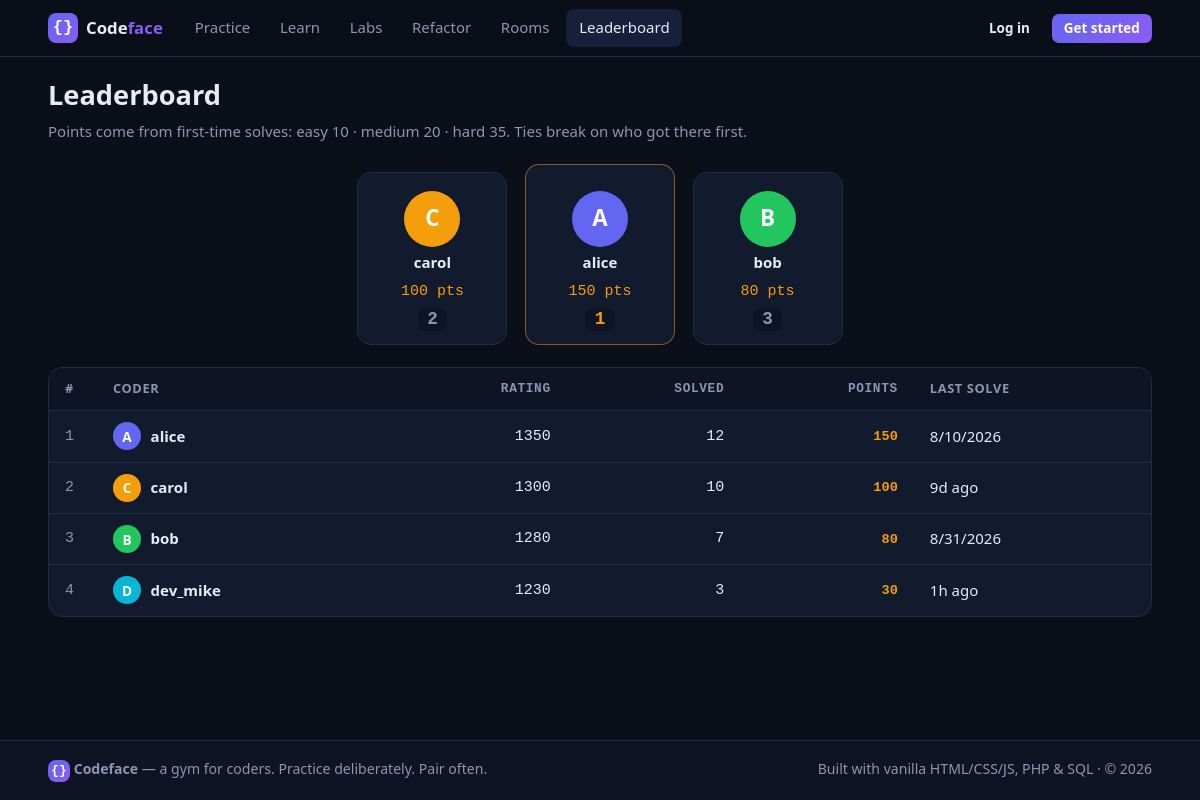
/frontend/leaderboard.php, run on the app's committed database.
### tables this page shows
CREATE TABLE users (
  id            INTEGER PRIMARY KEY AUTOINCREMENT,
  username      TEXT NOT NULL UNIQUE,
  email         TEXT NOT NULL UNIQUE,
  password_hash TEXT NOT NULL,
  display_name  TEXT NOT NULL DEFAULT '',
  bio           TEXT NOT NULL DEFAULT '',
  avatar        TEXT NULL,             -- uploaded profile photo filename (data/avatars/), NULL = initials
  avatar_color  TEXT NOT NULL DEFAULT '#6366f1',
  rating        INTEGER NOT NULL DEFAULT 1200,
  is_admin      INTEGER NOT NULL DEFAULT 0,
  created_at    TEXT NOT NULL DEFAULT (datetime('now')),
  last_seen     TEXT
);

### backend/config/config.php (called while the page is built)
<?php
return [
    'app' => [
        'name'    => 'Codeface',
        'tagline' => 'A gym for coders',
    ],
    'db' => [
        'driver'      => getenv('CODEFACE_DB_DRIVER') ?: 'sqlite',
        'sqlite_path' => getenv('CODEFACE_SQLITE') ?: __DIR__ . '/../../database/data/codeface.sqlite',
        'mysql'       => [
            'host'    => getenv('CODEFACE_DB_HOST') ?: '127.0.0.1',
            'port'    => getenv('CODEFACE_DB_PORT') ?: '3306',
            'name'    => getenv('CODEFACE_DB_NAME') ?: 'codeface',
            'user'    => getenv('CODEFACE_DB_USER') ?: 'root',
            'pass'    => getenv('CODEFACE_DB_PASS') !== false ? getenv('CODEFACE_DB_PASS') : '',
            'charset' => 'utf8mb4',
        ],
    ],
    'smtp' => [
        'host'      => getenv('CODEFACE_SMTP_HOST') ?: 'smtp.gmail.com',
        'port'      => (int)(getenv('CODEFACE_SMTP_PORT') ?: 587),
        'secure'    => getenv('CODEFACE_SMTP_SECURE') ?: 'tls',
        'user'      => getenv('CODEFACE_SMTP_USER') ?: '',
        'pass'      => getenv('CODEFACE_SMTP_PASS') ?: '',
        'from'      => getenv('CODEFACE_SMTP_FROM') ?: (getenv('CODEFACE_SMTP_USER') ?: 'no-reply@codeface.local'),
        'from_name' => 'Codeface',
    ],
    'sse' => [
        'enabled'     => true,
        'max_seconds' => 50,
        'tick_ms'     => 600,
    ],
];

### backend/lib/bootstrap.php (called while the page is built, shortened)
<?php
$config = require __DIR__ . '/../config/config.php';
require __DIR__ . '/helpers.php';
require __DIR__ . '/db.php';
require __DIR__ . '/auth.php';

### backend/lib/db.php (called while the page is built, shortened)
<?php
function db(): PDO {
    static $pdo = null;
    global $config;
    require_once __DIR__ . '/content_seed.php';
    $cfg    = $config['db'];
    $driver = $cfg['driver'];
    if ($driver === 'mysql') {
        $m = $cfg['mysql'];
        $pdo = new PDO(
            "mysql:host={$m['host']};port={$m['port']};charset={$m['charset']}",
            $m['user'],
            $m['pass'],
            [
                PDO::ATTR_ERRMODE            => PDO::ERRMODE_EXCEPTION,
                PDO::ATTR_DEFAULT_FETCH_MODE => PDO::FETCH_ASSOC,
                PDO::ATTR_EMULATE_PREPARES   => false,
            ]
        );
        $dbName = preg_replace('/[^A-Za-z0-9_]/', '', (string)($m['name'] ?? 'codeface')) ?: 'codeface';
        $pdo->exec("CREATE DATABASE IF NOT EXISTS `{$dbName}` CHARACTER SET utf8mb4 COLLATE utf8mb4_unicode_ci");
        $pdo->exec("USE `{$dbName}`");
        $hasUsers = (bool)$pdo->query("SHOW TABLES LIKE 'users'")->fetch();
        if (!$hasUsers) {
            db_run_sql_file($pdo, __DIR__ . '/../../database/schema.mysql.sql');
            seed_database($pdo);
        } else {
            seed_database_if_empty($pdo);
        }
    } else {
        $path  = $cfg['sqlite_path'];
        $fresh = !file_exists($path) || filesize($path) === 0;
        $pdo = new PDO('sqlite:' . $path, null, null, [
            PDO::ATTR_ERRMODE            => PDO::ERRMODE_EXCEPTION,
            PDO::ATTR_DEFAULT_FETCH_MODE => PDO::FETCH_ASSOC,
        ]);
        $pdo->exec('PRAGMA journal_mode = WAL');
        $pdo->exec('PRAGMA foreign_keys = ON');
    }
    cf_migrate_and_seed($pdo);
    return $pdo;
}
function db_all(string $sql, array $params = []): array {
    $st = db()->prepare($sql);
    $st->execute($params);
    return $st->fetchAll();
}

### backend/lib/content_seed.php (called while the page is built, shortened)
<?php
function cf_meta_get(PDO $pdo, string $key): ?string {
    try {
        $row = $pdo->prepare('SELECT value FROM meta WHERE `key` = ?');
        $row->execute([$key]);
        $r = $row->fetch();
        return $r ? (string)$r['value'] : null;
    } catch (Throwable $e) {
        return null;
    }
}
function cf_migrate_and_seed(PDO $pdo): void {
    if ((int)(cf_meta_get($pdo, 'schema_version') ?? '0') >= CF_SCHEMA_VERSION) return;
}

### backend/lib/helpers.php (called while the page is built, shortened)
<?php
function e(?string $s): string {
    return htmlspecialchars((string)$s, ENT_QUOTES, 'UTF-8');
}

### backend/lib/auth.php (called while the page is built, shortened)
<?php
function current_user(): ?array {
    static $loaded = false, $user = null;
    if ($loaded) return $user;
    if (empty($_SESSION['uid'])) return null;
    $user = db_one(
        'SELECT id, username, email, display_name, bio, avatar, avatar_color, rating, is_admin, created_at, last_seen
         FROM users WHERE id = ?',
        [(int)$_SESSION['uid']]
    );
    return $user;
}

### frontend/leaderboard.php (the view, shortened to what this page needs)
<?php
require __DIR__ . '/../backend/lib/bootstrap.php';
$rows = db_all(
    'SELECT u.id, u.username, u.display_name, u.avatar_color, u.rating,
            COALESCE(t.pts, 0)    AS pts,
            COALESCE(t.solved, 0) AS solved,
            t.first_solve, t.last_solve
     FROM users u
     LEFT JOIN (
        SELECT x.user_id,
               SUM(p.points)        AS pts,
               COUNT(*)             AS solved,
               MIN(x.first_at)      AS first_solve,
               MAX(x.last_at)       AS last_solve
        FROM (
            SELECT user_id, problem_id, MIN(created_at) AS first_at, MAX(created_at) AS last_at
            FROM submissions WHERE status = \'pass\'
            GROUP BY user_id, problem_id
        ) x
        JOIN problems p ON p.id = x.problem_id
        GROUP BY x.user_id
     ) t ON t.user_id = u.id
     ORDER BY pts DESC, u.rating DESC, last_solve ASC, u.username ASC'
);
$me = current_user();
require __DIR__ . '/../backend/partials/head.php';
require __DIR__ . '/../backend/partials/header.php';
?>
<div class="container">
  <div class="page-head">
    <div>
      <h1>Leaderboard</h1>
      <p class="page-sub">Points come from first-time solves: easy 10 · medium 20 · hard 35. Ties break on who got there first.</p>
    </div>
  </div>
  <?php
  $top3 = array_slice($rows, 0, 3);
  $podiumOrder = [1, 0, 2];
  ?>
  <div class="podium">
    <?php foreach ($podiumOrder as $idx): if (!isset($top3[$idx])) continue; $u = $top3[$idx]; $rank = $idx + 1; ?>
      <a class="podium-slot rank-<?= $rank ?>" href="profile.php?u=<?= urlencode($u['username']) ?>">
        <span class="avatar lg" style="background:<?= e($u['avatar_color']) ?>"><?= e(strtoupper(substr($u['username'], 0, 1))) ?></span>
        <span class="podium-name"><?= e($u['username']) ?></span>
        <span class="podium-pts"><?= (int)$u['pts'] ?> pts</span>
        <span class="podium-rank"><?= $rank ?></span>
      </a>
    <?php endforeach; ?>
  </div>
  <div class="card table-card">
    <table class="lb-table">
      <thead>
        <tr><th>#</th><th>Coder</th><th class="num">Rating</th><th class="num">Solved</th><th class="num">Points</th><th>Last solve</th></tr>
      </thead>
      <tbody>
        <?php $rank = 0; foreach ($rows as $u): $rank++; ?>
        <tr class="<?= $me && $me['id'] === (int)$u['id'] ? 'me-row' : '' ?>">
          <td class="rank"><?= $rank ?></td>
          <td>
            <a class="user-cell" href="profile.php?u=<?= urlencode($u['username']) ?>">
              <span class="avatar" style="background:<?= e($u['avatar_color']) ?>"><?= e(strtoupper(substr($u['username'], 0, 1))) ?></span>
              <?= e($u['username']) ?>
            </a>
          </td>
          <td class="num"><?= (int)$u['rating'] ?></td>
          <td class="num"><?= (int)$u['solved'] ?></td>
          <td class="num pts"><?= (int)$u['pts'] ?></td>
          <td><?= $u['last_solve'] ? '<time data-ts="' . e($u['last_solve']) . '">' . e($u['last_solve']) . '</time>' : '<span class="muted">—</span>' ?></td>
        </tr>
        <?php endforeach; ?>
      </tbody>
    </table>
  </div>
</div>
<?php
require __DIR__ . '/../backend/partials/footer.php';
?>

### frontend/assets/css/app.css (style rules this page uses)
:root { --bg: #0b0f1a; --bg-2: #0e1424; --panel: #121a2e; --panel-2: #16203a; --border: #1f2b47; --border-2: #2a3a5f; --text: #e6ecf7; --muted: #8b96b3; --accent: #6366f1; --accent-2: #8b5cf6; --green: #22c55e; --red: #ef4444; --amber: #f59e0b; --cyan: #06b6d4; --mono: ui-monospace, SFMono-Regular, Menlo, Consolas, "Liberation Mono", monospace; --radius: 10px; --radius-lg: 14px; --shadow: 0 8px 30px rgba(2, 6, 18, .45); }
* { box-sizing: border-box; }
html, body { margin: 0; padding: 0; }
html { color-scheme: dark; }
body { background: var(--bg); color: var(--text); font: 15px/1.55 system-ui, -apple-system, "Segoe UI", Roboto, sans-serif; -webkit-font-smoothing: antialiased; display: flex; flex-direction: column; min-height: 100vh; }
a { color: var(--accent-2); text-decoration: none; }
h1, h2, h3, h4 { line-height: 1.2; margin: 0 0 .5rem; }
h1 { font-size: 1.7rem; }
.container { width: min(1120px, 92vw); margin: 0 auto; }
.avatar { display: inline-grid; place-items: center; flex: none; width: 28px; height: 28px; border-radius: 50%; color: #fff; font-weight: 700; font-size: .85rem; }
.avatar.lg { width: 56px; height: 56px; font-size: 1.4rem; }
.card { background: var(--panel); border: 1px solid var(--border); border-radius: var(--radius-lg); padding: 1.2rem; }
.page-head { display: flex; align-items: center; justify-content: space-between; gap: 1rem; margin-bottom: 1.3rem; }
.page-sub { color: var(--muted); margin: 0; }
.pts { color: var(--amber); font-family: var(--mono); font-size: .85rem; }
.podium { display: flex; gap: 1.1rem; justify-content: center; align-items: flex-end; margin: .6rem 0 1.4rem; }
.podium-slot { display: flex; flex-direction: column; align-items: center; gap: .3rem; background: var(--panel); border: 1px solid var(--border); border-radius: var(--radius-lg); padding: 1.1rem 1.6rem .8rem; color: var(--text); min-width: 150px; }
.podium-slot.rank-1 { order: 2; padding-top: 1.6rem; border-color: rgba(245,158,11,.5); }
.podium-slot.rank-2 { order: 1; }
.podium-slot.rank-3 { order: 3; }
.podium-name { font-weight: 700; }
.podium-pts { font-family: var(--mono); color: var(--amber); }
.podium-rank { font: 700 1.1rem var(--mono); color: var(--muted); background: var(--bg-2); border-radius: 8px; padding: .1rem .6rem; }
.podium-slot.rank-1 .podium-rank { color: var(--amber); }
.table-card { padding: 0; overflow: hidden; }
.lb-table { width: 100%; border-collapse: collapse; }
.lb-table th, .lb-table td { padding: .7rem 1rem; text-align: left; border-bottom: 1px solid var(--border); }
.lb-table th { background: var(--bg-2); color: var(--muted); font-size: .8rem; text-transform: uppercase; letter-spacing: .05em; }
.lb-table tr:last-child td { border-bottom: 0; }
.lb-table .num { text-align: right; font-family: var(--mono); }
.lb-table td.pts { color: var(--amber); font-weight: 700; }
.lb-table .rank { color: var(--muted); font-family: var(--mono); width: 3rem; }
.user-cell { display: flex; align-items: center; gap: .6rem; color: var(--text); font-weight: 600; }

### data on the page
users: username "C", username "carol", pts "100", rank "2", rating "1300", solved "10"
users: username "A", username "alice", pts "150", rank "1", rating "1350", solved "12"
users: username "B", username "bob", pts "80", rank "3", rating "1280", solved "7"
users: username "D", username "dev_mike", rating "1230", solved "3", pts "30"

### other printed values
$label "Practice Learn Labs Refactor Rooms Leaderboard"
$year "2026"
